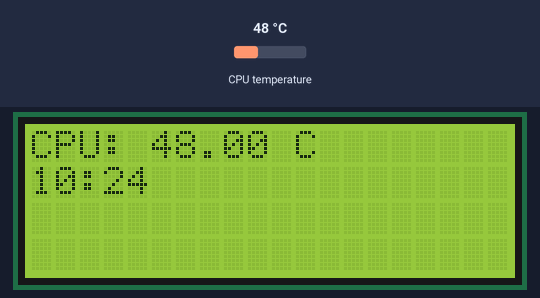
This program was run on a simulated Raspberry Pi (BCM pin numbers). Shown: 20×4 character LCD. The inputs (shaded band) are chosen by the test bench; at power-on: CPU temperature 48 °C. The clock reads 2024-03-15 10:24:30 at power-on unless the program sets it.

Above: at 1.2 s.
1.3 s: CPU temperature set to 31 °C
At 11.3 s:
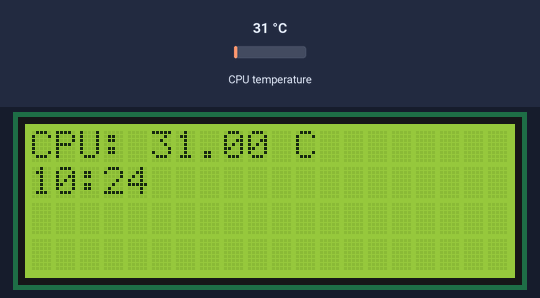
11.6 s: CPU temperature set to 44 °C
At 20.5 s:
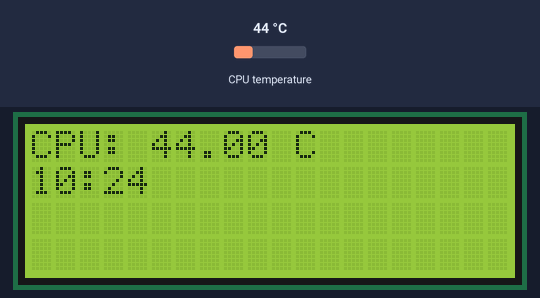
21.6 s: CPU temperature set to 58 °C
At 30.7 s:
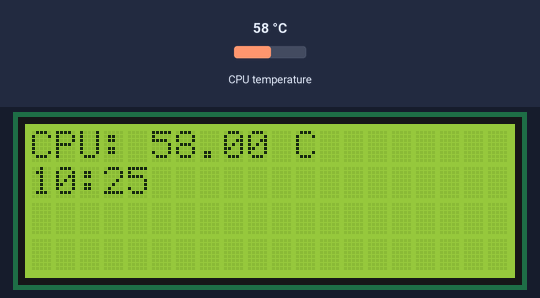
Timing chart, 0 to 32.2 s (numbered marks = the images above; inputs shaded):
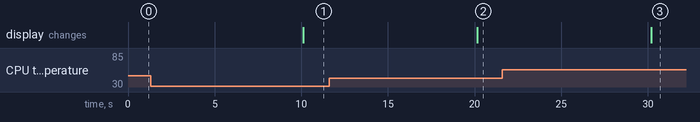

The program:

lcd.py
```python
#!/usr/bin/env python

import smbus
from time import sleep, strftime
from datetime import datetime
from RPLCD.i2c import CharLCD # sudo pip install RPLCD
lcd1602 = CharLCD('PCF8574',0x27)

def get_cpu_temp():
	# CPU Temperatur aus Datei lesen "/sys/class/thermal/thermal_zone0/temp"
	tmp = open('/sys/class/thermal/thermal_zone0/temp')
	cpu = tmp.read()
	tmp.close()
	return 'CPU: ' + '{:.2f}'.format( float(cpu)/1000 ) + ' C '

def get_time_now():
	# get system time
	return datetime.now().strftime('%H:%M')

def destroy():
	lcd1602.clear()

try:
	while(True):
		lcd1602.clear()
		lcd1602.cursor_pos = (0,0)
		lcd1602.write_string(get_cpu_temp() )
		lcd1602.cursor_pos = (1,0)
		lcd1602.write_string(get_time_now() )
		sleep(10)
except KeyboardInterrupt:
	destroy()
```

Measured:
- after the input at 1.3 s, the display: changes after 8.8 s (image 1)
- after the input at 11.6 s, the display: changes after 8.5 s (image 2)
- after the input at 21.6 s, the display: changes after 8.6 s (image 3)
